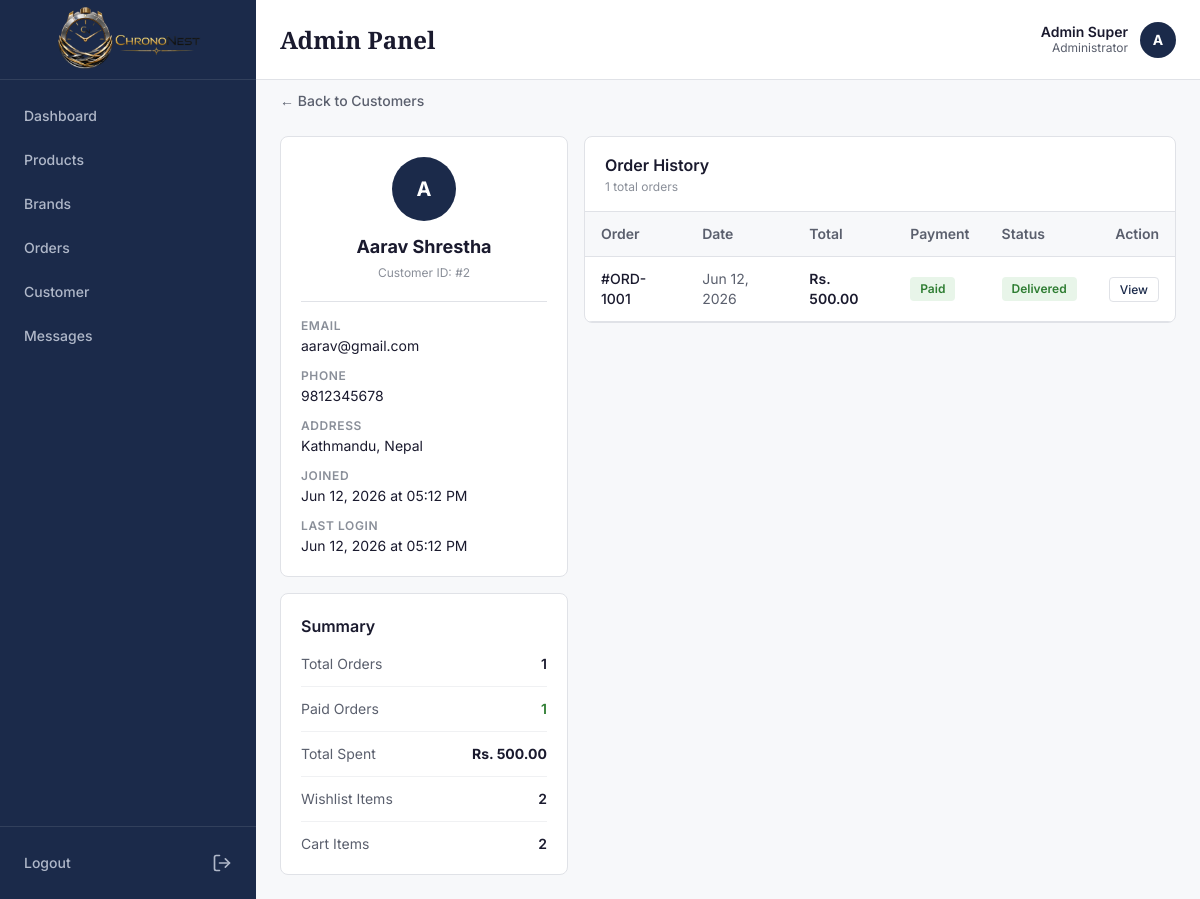
/admin/customer_detail.php?id=2 (signed in), run on the app's committed database.
### tables this page shows
CREATE TABLE users (
    id INT PRIMARY KEY AUTO_INCREMENT,
    name VARCHAR(100) NOT NULL,
    email VARCHAR(100) UNIQUE NOT NULL,
    phone VARCHAR(10) UNIQUE NOT NULL,
    password VARCHAR(255) NOT NULL,
    role ENUM('customer', 'admin') DEFAULT 'customer',
    address TEXT,
    last_login_at TIMESTAMP NULL,
    created_at TIMESTAMP DEFAULT CURRENT_TIMESTAMP,
    updated_at TIMESTAMP DEFAULT CURRENT_TIMESTAMP ON UPDATE CURRENT_TIMESTAMP
);

CREATE TABLE orders (
    id INT PRIMARY KEY AUTO_INCREMENT,
    user_id INT NULL,
    order_number VARCHAR(50) UNIQUE NOT NULL,
    customer_name VARCHAR(100) NOT NULL,
    customer_email VARCHAR(100) NOT NULL,
    customer_phone VARCHAR(10) NOT NULL,
    shipping_address TEXT NOT NULL,
    payment_method ENUM('COD', 'eSewa') NOT NULL,
    payment_status ENUM('pending', 'paid', 'failed') DEFAULT 'pending',
    transaction_id VARCHAR(100) NULL,
    total_amount DECIMAL(10,2) NOT NULL,
    shipping_charge DECIMAL(10,2) DEFAULT 0,
    grand_total DECIMAL(10,2) NOT NULL,  
    order_status ENUM('pending', 'confirmed', 'processing', 'shipped', 'delivered') DEFAULT 'pending',
    admin_notes TEXT NULL,
    ordered_at TIMESTAMP DEFAULT CURRENT_TIMESTAMP,
    confirmed_at TIMESTAMP NULL,
    shipped_at TIMESTAMP NULL,
    delivered_at TIMESTAMP NULL,
    FOREIGN KEY (user_id) REFERENCES users(id) ON DELETE SET NULL
);

### admin/customer_detail.php (the view, shortened to what this page needs)
<?php
require_once '../config/db.php';
$id = intval($_GET['id'] ?? 0);
$stmt = $conn->prepare("SELECT * FROM users WHERE id = ? AND role = 'customer'");
$stmt->bind_param("i", $id);
$stmt->execute();
$result = $stmt->get_result();
$customer = $result->fetch_assoc();
$order_stmt = $conn->prepare("
    SELECT * FROM orders
    WHERE user_id = ?
    ORDER BY ordered_at DESC
");
$order_stmt->bind_param("i", $id);
$order_stmt->execute();
$order_result = $order_stmt->get_result();
$orders = [];
while ($row = $order_result->fetch_assoc()) {
    $orders[] = $row;
}
$total_orders = count($orders);
$total_spent  = 0;
$paid_orders  = 0;
foreach ($orders as $order) {
    if ($order['payment_status'] === 'paid') {
        $total_spent += $order['grand_total'];
        $paid_orders++;
    }
}
$wish_stmt = $conn->prepare("SELECT COUNT(*) as total FROM wishlists WHERE user_id = ?");
$wish_stmt->bind_param("i", $id);
$wish_stmt->execute();
$wishlist_count = $wish_stmt->get_result()->fetch_assoc()['total'];
$cart_stmt = $conn->prepare("SELECT COUNT(*) as total FROM cart WHERE user_id = ?");
$cart_stmt->bind_param("i", $id);
$cart_stmt->execute();
$cart_count = $cart_stmt->get_result()->fetch_assoc()['total'];
?>
<!DOCTYPE html>
<html lang="en">
<head>
    <script src="https://cdn.tailwindcss.com"></script>
</head>
<body class="min-h-screen" style="background-color: #F7F8FA; font-family: 'Inter', sans-serif;">
    <?php include 'includes/sidebar.php'; ?>
    <?php include 'includes/topbar.php'; ?>
    <main class="lg:ml-64 pt-16">
        <div class="p-4 lg:p-6">
            <div class="mb-6">
                <a href="customers.php" class="text-sm font-medium no-underline transition-all duration-200" style="color: #5A5F6D;" onmouseover="this.style.color='#1A1A2E';" onmouseout="this.style.color='#5A5F6D';">← Back to Customers</a>
            </div>
            <div class="grid grid-cols-1 lg:grid-cols-3 gap-4">
                <div class="space-y-4">
                    <div class="bg-white rounded-lg p-5" style="border: 1px solid #E0E2E7;">
                        <div class="text-center mb-5">
                            <div class="w-16 h-16 rounded-full flex items-center justify-center text-xl font-bold text-white mx-auto mb-3" style="background-color: #1B2A4A;">
                                <?php echo strtoupper(substr($customer['name'], 0, 1)); ?>
                            </div>
                            <h2 class="font-bold text-lg" style="color: #1A1A2E;"><?php echo htmlspecialchars($customer['name']); ?></h2>
                            <p class="text-xs mt-1" style="color: #8A8F99;">Customer ID: #<?php echo $customer['id']; ?></p>
                        </div>
                        <div class="space-y-3" style="border-top: 1px solid #E0E2E7; padding-top: 16px;">
                            <div>
                                <p class="text-xs font-semibold uppercase tracking-wider mb-0.5" style="color: #8A8F99;">Email</p>
                                <p class="text-sm" style="color: #1A1A2E;"><?php echo htmlspecialchars($customer['email']); ?></p>
                            </div>
                            <div>
                                <p class="text-xs font-semibold uppercase tracking-wider mb-0.5" style="color: #8A8F99;">Phone</p>
                                <p class="text-sm" style="color: #1A1A2E;"><?php echo htmlspecialchars($customer['phone']); ?></p>
                            </div>
                            <div>
                                <p class="text-xs font-semibold uppercase tracking-wider mb-0.5" style="color: #8A8F99;">Address</p>
                                <p class="text-sm" style="color: #1A1A2E;"><?php echo !empty($customer['address']) ? htmlspecialchars($customer['address']) : 'Not provided'; ?></p>
                            </div>
                            <div>
                                <p class="text-xs font-semibold uppercase tracking-wider mb-0.5" style="color: #8A8F99;">Joined</p>
                                <p class="text-sm" style="color: #1A1A2E;"><?php echo date('M d, Y \a\t h:i A', strtotime($customer['created_at'])); ?></p>
                            </div>
                            <div>
                                <p class="text-xs font-semibold uppercase tracking-wider mb-0.5" style="color: #8A8F99;">Last Login</p>
                                <p class="text-sm" style="color: #1A1A2E;">
                                    <?php echo $customer['last_login_at'] ? date('M d, Y \a\t h:i A', strtotime($customer['last_login_at'])) : 'Never'; ?>
                                </p>
                            </div>
                        </div>
                    </div>
                    <div class="bg-white rounded-lg p-5" style="border: 1px solid #E0E2E7;">
                        <h3 class="font-semibold text-base mb-4" style="color: #1A1A2E;">Summary</h3>
                        <div class="space-y-3">
                            <div class="flex items-center justify-between">
                                <span class="text-sm" style="color: #5A5F6D;">Total Orders</span>
                                <span class="text-sm font-semibold" style="color: #1A1A2E;"><?php echo $total_orders; ?></span>
                            </div>
                            <div class="flex items-center justify-between" style="border-top: 1px solid #F0F1F3; padding-top: 12px;">
                                <span class="text-sm" style="color: #5A5F6D;">Paid Orders</span>
                                <span class="text-sm font-semibold" style="color: #2E7D32;"><?php echo $paid_orders; ?></span>
                            </div>
                            <div class="flex items-center justify-between" style="border-top: 1px solid #F0F1F3; padding-top: 12px;">
                                <span class="text-sm" style="color: #5A5F6D;">Total Spent</span>
                                <span class="text-sm font-bold" style="color: #1A1A2E;">Rs. <?php echo number_format($total_spent, 2); ?></span>
                            </div>
                            <div class="flex items-center justify-between" style="border-top: 1px solid #F0F1F3; padding-top: 12px;">
                                <span class="text-sm" style="color: #5A5F6D;">Wishlist Items</span>
                                <span class="text-sm font-semibold" style="color: #1A1A2E;"><?php echo $wishlist_count; ?></span>
                            </div>
                            <div class="flex items-center justify-between" style="border-top: 1px solid #F0F1F3; padding-top: 12px;">
                                <span class="text-sm" style="color: #5A5F6D;">Cart Items</span>
                                <span class="text-sm font-semibold" style="color: #1A1A2E;"><?php echo $cart_count; ?></span>
                            </div>
                        </div>
                    </div>
                </div>
                <div class="lg:col-span-2">
                    <div class="bg-white rounded-lg overflow-hidden" style="border: 1px solid #E0E2E7;">
                        <div class="px-5 py-4" style="border-bottom: 1px solid #E0E2E7;">
                            <h3 class="font-semibold text-base" style="color: #1A1A2E;">Order History</h3>
                            <p class="text-xs mt-0.5" style="color: #8A8F99;"><?php echo $total_orders; ?> total orders</p>
                        </div>
                        <?php if (empty($orders)): ?>
                            <div class="p-8 text-center">
                                <p class="text-sm" style="color: #8A8F99;">This customer has no orders yet.</p>
                            </div>
                        <?php else: ?>
                            <div class="overflow-x-auto">
                                <table class="w-full text-sm text-left">
                                    <thead>
                                        <tr style="background-color: #F7F8FA; border-bottom: 1px solid #E0E2E7;">
                                            <th class="px-4 py-3 font-semibold" style="color: #5A5F6D;">Order</th>
                                            <th class="px-4 py-3 font-semibold hidden sm:table-cell" style="color: #5A5F6D;">Date</th>
                                            <th class="px-4 py-3 font-semibold" style="color: #5A5F6D;">Total</th>
                                            <th class="px-4 py-3 font-semibold hidden sm:table-cell" style="color: #5A5F6D;">Payment</th>
                                            <th class="px-4 py-3 font-semibold" style="color: #5A5F6D;">Status</th>
                                            <th class="px-4 py-3 font-semibold text-right" style="color: #5A5F6D;">Action</th>
                                        </tr>
                                    </thead>
                                    <tbody>
                                        <?php foreach ($orders as $order): ?>
                                            <tr style="border-bottom: 1px solid #E0E2E7;">
                                                <td class="px-4 py-3">
                                                    <p class="font-medium" style="color: #1A1A2E;">#<?php echo htmlspecialchars($order['order_number']); ?></p>
                                                </td>
                                                <td class="px-4 py-3 hidden sm:table-cell" style="color: #5A5F6D;">
                                                    <?php echo date('M d, Y', strtotime($order['ordered_at'])); ?>
                                                </td>
                                                <td class="px-4 py-3 font-semibold" style="color: #1A1A2E;">
                                                    Rs. <?php echo number_format($order['grand_total'], 2); ?>
                                                </td>
                                                <td class="px-4 py-3 hidden sm:table-cell">
                                                    <?php
                                                    $pay_colors = [
                                                        'pending' => 'background-color: #FFF3E0; color: #E65100;',
                                                        'paid'    => 'background-color: #E8F5E9; color: #2E7D32;',
                                                        'failed'  => 'background-color: #FDEAEA; color: #D64545;'
                                                    ];
                                                    $pay_style = $pay_colors[$order['payment_status']] ?? '';
                                                    ?>
                                                    <span class="inline-block px-2.5 py-1 rounded text-xs font-semibold" style="<?php echo $pay_style; ?>">
                                                        <?php echo ucfirst($order['payment_status']); ?>
                                                    </span>
                                                </td>
                                                <td class="px-4 py-3">
                                                    <?php
                                                    $status_colors = [
                                                        'pending'    => 'background-color: #E3F2FD; color: #1565C0;',
                                                        'confirmed'  => 'background-color: #FFF3E0; color: #E65100;',
                                                        'processing' => 'background-color: #FFF3E0; color: #E65100;',
                                                        'shipped'    => 'background-color: #E3F2FD; color: #1565C0;',
                                                        'delivered'  => 'background-color: #E8F5E9; color: #2E7D32;'
                                                    ];
                                                    $order_style = $status_colors[$order['order_status']] ?? '';
                                                    ?>
                                                    <span class="inline-block px-2.5 py-1 rounded text-xs font-semibold" style="<?php echo $order_style; ?>">
                                                        <?php echo ucfirst($order['order_status']); ?>
                                                    </span>
                                                </td>
                                                <td class="px-4 py-3 text-right">
                                                    <a href="order-detail.php?id=<?php echo $order['id']; ?>" class="text-xs font-medium px-2.5 py-1 rounded no-underline transition-all duration-200" style="border: 1px solid #E0E2E7; color: #1B2A4A;" onmouseover="this.style.backgroundColor='#F7F8FA';" onmouseout="this.style.backgroundColor='transparent';">View</a>
                                                </td>
                                            </tr>
                                        <?php endforeach; ?>
                                    </tbody>
                                </table>
                            </div>
                        <?php endif; ?>
                    </div>
                </div>
            </div>
        </div>
    </main>
</body>
</html>

### data on the page
users: name "A", name "Aarav Shrestha", id "2", email "aarav@gmail.com", phone "9812345678", address "Kathmandu, Nepal", created_at "Jun 12, 2026 at 05:12 PM", last_login_at "Jun 12, 2026 at 05:12 PM"
orders: order_number "ORD-1001", ordered_at "Jun 12, 2026", grand_total "500.00", payment_status "Paid", order_status "Delivered"

### other printed values
$_SESSION['admin_name'] "Admin Super"
substr($_SESSION['admin_name'] ?? 'A', 0, 1) "A"
$total_orders "1"
$paid_orders "1"
$total_spent "500.00"
$wishlist_count "2"
$cart_count "2"
